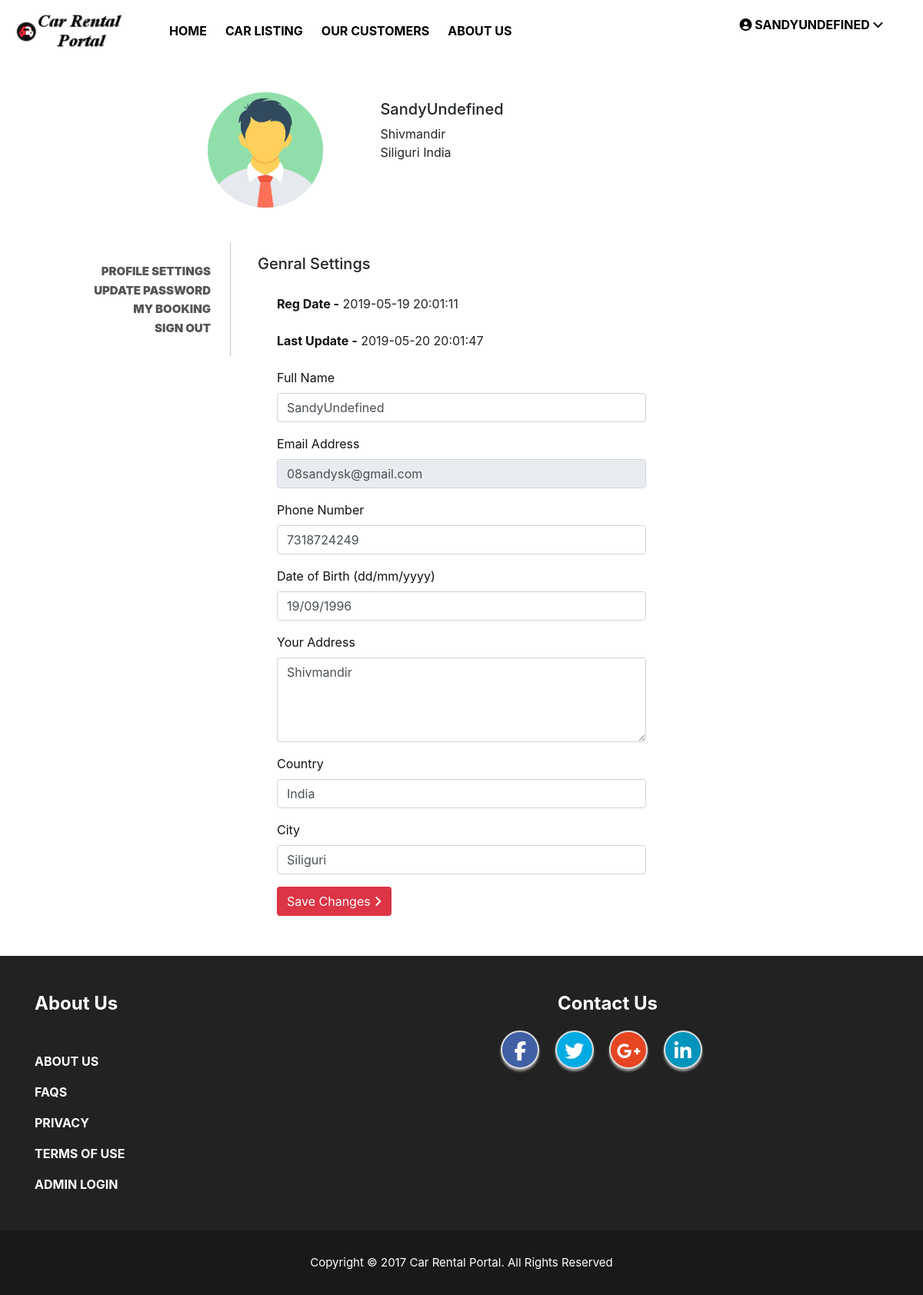
The app's page /profile.php (signed in) with its own data.
### tables this page shows
CREATE TABLE `users` (
  `Id` int(11) NOT NULL,
  `FullName` varchar(120) NOT NULL,
  `EmailId` varchar(100) NOT NULL,
  `password` varchar(100) NOT NULL,
  `ContactNo` char(11) NOT NULL,
  `Dob` varchar(100) NOT NULL,
  `Address` varchar(255) NOT NULL,
  `City` varchar(100) NOT NULL,
  `Country` varchar(100) NOT NULL,
  `RegDate` timestamp NOT NULL DEFAULT CURRENT_TIMESTAMP,
  `UpdationDate` timestamp NULL DEFAULT NULL ON UPDATE CURRENT_TIMESTAMP
);

### profile.php (the view, shortened to what this page needs)
<?php
include("includes/connection.php");
include ("includes/header.php");
if (isset($_SESSION['login']))
{
?>
<!DOCTYPE html>
<html>
<head>
</head>
<body>
<?php
$useremail=$_SESSION['login'];
$query = "SELECT * from users where EmailId='$useremail'";
$result = mysqli_query($conn,$query);
$rowCount = mysqli_num_rows($result);
if($rowCount > 0)
{
while ($rows = mysqli_fetch_assoc($result))
{
?>
<section class="user_profile inner_pages">
  <div class="container">
    <div class="user_profile_info gray-bg" style="padding-top: 40px;">
      <div class="upload_user_logo"> <img src="assets/img/man.png" width="150px;" height="150px" alt="image">
      </div>
      <div class="dealer_info">
        <h5><?php echo $rows['FullName'];?></h5>
        <p><?php echo $rows['Address'];?><br>
          <?php echo $rows['City'];?>&nbsp;<?php echo $rows['Country'];?></p>
      </div>
    </div>
    <div class="row">
      <div class="col-md-3 col-sm-3">
        <?php include('includes/sidebar.php');?>
      <div class="col-md-6 col-sm-8">
        <div class="profile_wrap">
          <h5 class="uppercase underline">Genral Settings</h5>
          <form  method="post" action="includes/login_regs_get.php">
           <div class="form-group">
              <label class="control-label" style="font-weight: bold;">Reg Date -</label>
             <?php echo $rows['RegDate'];?>
            </div>
             <?php if($rows['UpdationDate']!=""){?>
            <div class="form-group">
              <label class="control-label" style="font-weight: bold;">Last Update  -</label>
             <?php echo $rows['UpdationDate'];?>
            </div>
            <?php } ?>
            <div class="form-group">
              <label class="control-label">Full Name</label>
              <input class="form-control white_bg" name="fullname" value="<?php echo $rows['FullName'];?>" id="fullname" type="text"  required>
            </div>
            <div class="form-group">
              <label class="control-label">Email Address</label>
              <input class="form-control white_bg" value="<?php echo $rows['EmailId'];?>" name="emailid" id="email" type="email" required readonly>
            </div>
            <div class="form-group">
              <label class="control-label">Phone Number</label>
              <input class="form-control white_bg" name="mobilenumber" value="<?php echo $rows['ContactNo'];?>" id="phone-number" type="text" required>
            </div>
            <div class="form-group">
              <label class="control-label">Date of Birth&nbsp;(dd/mm/yyyy)</label>
              <input class="form-control white_bg" value="<?php echo $rows['Dob'];?>" name="dob" placeholder="dd/mm/yyyy" id="birth-date" type="text" >
            </div>
            <div class="form-group">
              <label class="control-label">Your Address</label>
              <textarea class="form-control white_bg" name="address" rows="4" ><?php echo $rows['Address'];?></textarea>
            </div>
            <div class="form-group">
              <label class="control-label">Country</label>
              <input class="form-control white_bg"  id="country" name="country" value="<?php echo $rows['Country'];?>" type="text">
            </div>
            <div class="form-group">
              <label class="control-label">City</label>
              <input class="form-control white_bg" id="city" name="city" value="<?php echo $rows['City'];?>" type="text">
            </div>
            <?php }} ?>
            <div class="form-group">
              <button type="submit" name="updateprofile" class="btn">Save Changes <span class="angle_arrow"><i class="fa fa-angle-right" aria-hidden="true"></i></span></button>
            </div>
          </form>
        </div>
      </div>
    </div>
  </div>
</section>
<?php include("includes/footer.php");?>
</body>
</html>
<?php
}
else
{header('location:index.php');
}
?>

### includes/header.php (shortened to what this page needs)
<!DOCTYPE html>
<html>
<head>
  <link rel="stylesheet" href="https://stackpath.bootstrapcdn.com/bootstrap/4.3.1/css/bootstrap.min.css">
  <link rel="stylesheet" type="text/css" href="//cdn.jsdelivr.net/npm/slick-carousel@1.8.1/slick/slick.css"/>
<link rel="stylesheet" href="https://use.fontawesome.com/releases/v5.8.1/css/all.css">
<link rel="stylesheet" type="text/css" href="assets/css/main.css">
</head>
<body>
  <nav class="navbar sticky-top navbar-expand-lg">
  <a class="navbar-brand mr-3" href="index.php">
    <img src="assets/img/logo.png" width="180" height="50" class="d-inline-block align-top ">
  </a>
  <div class="collapse navbar-collapse" id="navbarSupportedContent">
    <ul class="navbar-nav mr-auto">
      <li class="nav-item active mr-2">
        <a class="nav-link" href="index.php">Home <span class="sr-only">(current)</span></a>
      </li>
      <li class="nav-item mr-2">
        <a class="nav-link" href="#carlisting">Car listing</a>
      </li>
       <li class="nav-item mr-2">
        <a class="nav-link" href="#our_customers">our customers</a>
      </li><li class="nav-item mr-2">
        <a class="nav-link" href="#about_us">About us</a>
      </li>
      <div class="user_login">
          <ul>
            <li class="dropdown"> <a href="#" data-toggle="dropdown" aria-haspopup="true" aria-expanded="false"><i class="fas fa-user-circle"></i>
<?php
if (isset($_SESSION['login']))
{
$email=$_SESSION['login'];
$query ="SELECT FullName FROM users WHERE EmailId='$email'";
$result = mysqli_query($conn,$query);
$rowcount = mysqli_num_rows($result);
if( $rowcount > 0)
{
while ( $rows = mysqli_fetch_assoc($result))
{
   echo $rows['FullName'];}}?>
         <i class="fa fa-angle-down"></i></a>
           <?php if(isset($_SESSION['login'])){?>
            <li><a href="profile.php">Profile Settings</a></li>
              <li><a href="update-password.php">Update Password</a></li>
            <li><a href="my-booking.php">My Booking</a></li>
            <li><a href="logout.php">Sign Out</a></li>
            <?php }} ?>
            </li>
          </ul>
        </div>
      </ul>
  </div>
</nav>

### includes/sidebar.php
<div class="profile_nav">
          <ul>
            <li><a class="mt-5" href="profile.php">Profile Settings</a></li>
              <li><a class="mt-5" href="update-password.php">Update Password</a></li>
            <li><a href="my-booking.php">My Booking</a></li>
            <li><a href="logout.php">Sign Out</a></li>
          </ul>
        </div>
      </div>

### includes/footer.php
<link rel="stylesheet" type="text/css" href="https://netdna.bootstrapcdn.com/font-awesome/4.0.3/css/font-awesome.css">
<link rel="stylesheet" type="text/css" href="https://netdna.bootstrapcdn.com/font-awesome/3.1.1/css/font-awesome.css">
<footer id="about_us">
  <div class="footer-top">
    <div class="container">
      <div class="row">
        <div class="col-md-6 mt-5">
        <h4><b>About Us</b></h4>
          <ul class="mt-5">
          <li class="mt-3" ><a style="color: #fff;" href="#">About Us</a></li>
            <li class="mt-3"><a style="color: #fff;" href="#">FAQs</a></li>
            <li class="mt-3"><a  style="color: #fff;" href="#">Privacy</a></li>
          <li class="mt-3"><a style="color: #fff;" href="#">Terms of use</a></li>
               <li class="mt-3 mb-5"><a style="color: #fff;" href="admin/admin_login.php">Admin Login</a></li>
          </ul>
        </div>
    <div class="col-md-4 col-sm-6 mt-5">
         <center> <h4><B>Contact Us</B></h4></center>
          <div id="social">
      <a class="facebookBtn smGlobalBtn mr-3" href="#"></a>
      <a class="twitterBtn smGlobalBtn mr-3" href="#"></a>
      <a class="googleplusBtn smGlobalBtn mr-3" href="#"></a>
      <a class="linkedinBtn smGlobalBtn mr-3" href="#"></a>
    </div>
        </div>
      </div>
    </div>
  </div>
        <div style="text-align: center;" >
          <p class="copy-right">Copyright &copy; 2017 Car Rental Portal. All Rights Reserved</p>
        </div>
</footer>

### assets/css/main.css (style rules this page uses)
body { margin:0px; padding: 0px; overflow-x: hidden; }
.navbar { background: #fff; height: 80px; }
.profile_wrap { padding: 16px 5px; }
.profile_wrap form { padding:20px 0; }
.profile_wrap form .form-group { padding:0 25px; }
.profile_wrap form .control-label { color:#111; }
.user_profile_info { margin:0 auto 45px; max-width:660px; overflow:hidden; }
.dealer_info { float:right; width:66%; padding:10px 0; }
.upload_user_logo { float: left; position: relative; width: 28%; }
.profile_nav { border-right: 1px solid #c5c5c5; padding: 25px; text-align: right; }
.profile_nav ul { padding:0px; margin:0px; }
.profile_nav ul li { list-style:none; }
.profile_nav ul li a { color:#555; font-size:15px; font-weight:900; }
a { font-weight: bold; text-transform: uppercase; color: #000000; text-decoration: none!important; }
.footer-top { background: #222222 none repeat scroll 0 0; color: #fff; }
.dropdown { margin-left: 15px; float: right; }
.btn { width: auto; background: #dc3545; color: #fff; }
.dropdown { margin-left: 280px; }
ul, li { margin: 0; padding: 0; list-style: none; }
.copy-right { color: #ffffff; font-size: 15px; line-height: 40px; margin: 0 auto; background: #191919 none repeat scroll 0 0; padding: 22px 0; }
#social { margin: 20px 10px; text-align: center; }
.smGlobalBtn { display: inline-block; position: relative; cursor: pointer; width: 50px; height: 50px; border:2px solid #ddd; box-shadow: 0 3px 3px #999; padding: 0px; text-decoration: none; text-align: center; color: #fff; font-size: 25px; font-weight: normal; line-height: 2em; border-radius: 27px; -moz-border-radius:27px; -webkit-border-radius:27px; }
.facebookBtn { background: #4060A5; }
.facebookBtn:before { font-family: "FontAwesome"; content: "\f09a"; }
.twitterBtn { background: #00ABE3; }
.twitterBtn:before { font-family: "FontAwesome"; content: "\f099"; }
.googleplusBtn { background: #e64522; }
.googleplusBtn:before { font-family: "FontAwesome"; content: "\f0d5"; }
.linkedinBtn { background: #0094BC; }
.linkedinBtn:before { font-family: "FontAwesome"; content: "\f0e1"; }

### records on screen
users: FullName "SANDYUNDEFINED", FullName "SandyUndefined", Address "Shivmandir", City "Siliguri", Country "India", RegDate "2019-05-19 20:01:11", UpdationDate "2019-05-20 20:01:47", fullname "SandyUndefined", emailid "08sandysk@gmail.com", mobilenumber "7318724249", dob "19/09/1996", address "Shivmandir", country "India", city "Siliguri"
